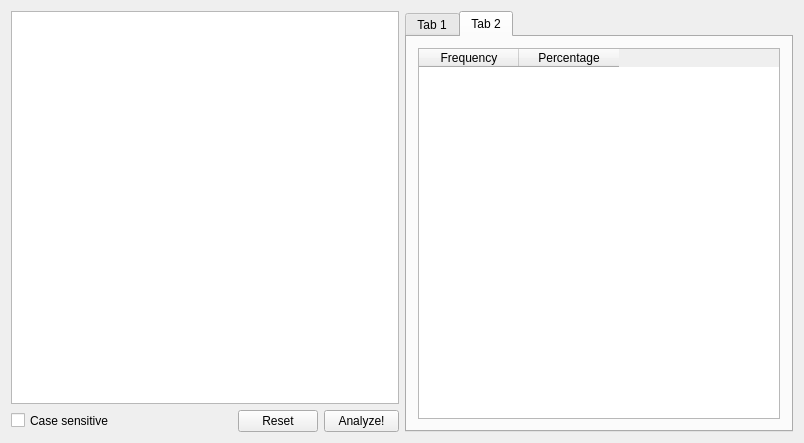
<?xml version="1.0" encoding="UTF-8"?>
<ui version="4.0">
 <class>Widget</class>
 <widget class="QWidget" name="Widget">
  <property name="geometry">
   <rect>
    <x>0</x>
    <y>0</y>
    <width>804</width>
    <height>443</height>
   </rect>
  </property>
  <property name="sizePolicy">
   <sizepolicy hsizetype="Preferred" vsizetype="Preferred">
    <horstretch>1</horstretch>
    <verstretch>1</verstretch>
   </sizepolicy>
  </property>
  <property name="windowTitle">
   <string>Widget</string>
  </property>
  <layout class="QGridLayout" name="gridLayout">
   <item row="0" column="0">
    <layout class="QHBoxLayout" name="horizontalLayout_2" stretch="1,1">
     <item>
      <layout class="QVBoxLayout" name="verticalLayout" stretch="1,0">
       <item>
        <widget class="QTextEdit" name="textEdit">
         <property name="sizePolicy">
          <sizepolicy hsizetype="Expanding" vsizetype="Expanding">
           <horstretch>1</horstretch>
           <verstretch>1</verstretch>
          </sizepolicy>
         </property>
         <property name="minimumSize">
          <size>
           <width>256</width>
           <height>192</height>
          </size>
         </property>
         <property name="maximumSize">
          <size>
           <width>1000000</width>
           <height>1000000</height>
          </size>
         </property>
        </widget>
       </item>
       <item>
        <layout class="QHBoxLayout" name="horizontalLayout" stretch="0,1,0,0">
         <item>
          <widget class="QCheckBox" name="case_sensitive_checkBox">
           <property name="maximumSize">
            <size>
             <width>150</width>
             <height>17</height>
            </size>
           </property>
           <property name="text">
            <string>Case sensitive</string>
           </property>
          </widget>
         </item>
         <item>
          <spacer name="horizontalSpacer">
           <property name="maximumSize">
            <size>
             <width>75</width>
             <height>20</height>
            </size>
           </property>
           <property name="orientation">
            <enum>Qt::Horizontal</enum>
           </property>
           <property name="sizeHint" stdset="0">
            <size>
             <width>40</width>
             <height>17</height>
            </size>
           </property>
          </spacer>
         </item>
         <item>
          <widget class="QPushButton" name="resetButton">
           <property name="text">
            <string>Reset</string>
           </property>
          </widget>
         </item>
         <item>
          <widget class="QPushButton" name="analyzeButton">
           <property name="maximumSize">
            <size>
             <width>75</width>
             <height>23</height>
            </size>
           </property>
           <property name="text">
            <string>Analyze!</string>
           </property>
          </widget>
         </item>
        </layout>
       </item>
      </layout>
     </item>
     <item>
      <widget class="QTabWidget" name="tabWidget">
       <property name="sizePolicy">
        <sizepolicy hsizetype="Expanding" vsizetype="Expanding">
         <horstretch>1</horstretch>
         <verstretch>1</verstretch>
        </sizepolicy>
       </property>
       <property name="minimumSize">
        <size>
         <width>127</width>
         <height>225</height>
        </size>
       </property>
       <property name="maximumSize">
        <size>
         <width>100000</width>
         <height>100000</height>
        </size>
       </property>
       <property name="currentIndex">
        <number>1</number>
       </property>
       <widget class="QWidget" name="tab">
        <property name="sizePolicy">
         <sizepolicy hsizetype="Expanding" vsizetype="Expanding">
          <horstretch>1</horstretch>
          <verstretch>1</verstretch>
         </sizepolicy>
        </property>
        <attribute name="title">
         <string>Tab 1</string>
        </attribute>
        <layout class="QHBoxLayout" name="horizontalLayout_3">
         <item>
          <widget class="QTextEdit" name="textStatsOutput">
           <property name="sizePolicy">
            <sizepolicy hsizetype="Expanding" vsizetype="Expanding">
             <horstretch>1</horstretch>
             <verstretch>1</verstretch>
            </sizepolicy>
           </property>
           <property name="readOnly">
            <bool>true</bool>
           </property>
          </widget>
         </item>
        </layout>
       </widget>
       <widget class="QWidget" name="tab_2">
        <property name="sizePolicy">
         <sizepolicy hsizetype="Expanding" vsizetype="Expanding">
          <horstretch>1</horstretch>
          <verstretch>1</verstretch>
         </sizepolicy>
        </property>
        <attribute name="title">
         <string>Tab 2</string>
        </attribute>
        <layout class="QHBoxLayout" name="horizontalLayout_4">
         <item>
          <widget class="QTableWidget" name="textStatsTable">
           <property name="sizePolicy">
            <sizepolicy hsizetype="Expanding" vsizetype="Expanding">
             <horstretch>1</horstretch>
             <verstretch>1</verstretch>
            </sizepolicy>
           </property>
           <column>
            <property name="text">
             <string>Frequency</string>
            </property>
           </column>
           <column>
            <property name="text">
             <string>Percentage</string>
            </property>
           </column>
          </widget>
         </item>
        </layout>
       </widget>
      </widget>
     </item>
    </layout>
   </item>
  </layout>
 </widget>
 <layoutdefault spacing="6" margin="11"/>
 <resources/>
 <connections/>
</ui>
